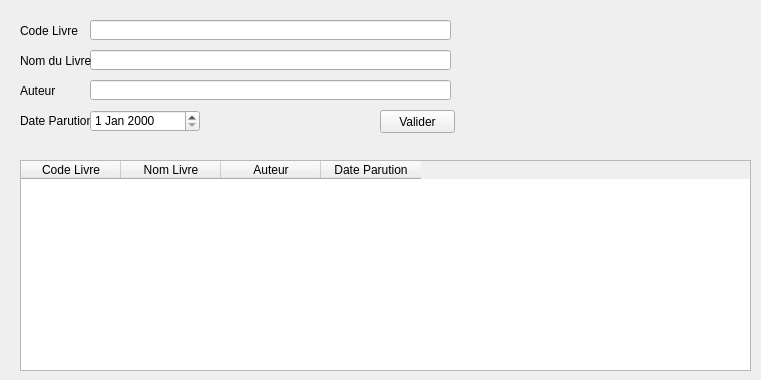
<?xml version="1.0" encoding="UTF-8"?>
<ui version="4.0">
 <class>EnregLivre</class>
 <widget class="QWidget" name="EnregLivre">
  <property name="geometry">
   <rect>
    <x>0</x>
    <y>0</y>
    <width>761</width>
    <height>380</height>
   </rect>
  </property>
  <property name="windowTitle">
   <string>Interface d'enregistrement d'un Livre</string>
  </property>
  <widget class="QLineEdit" name="NomduLivre">
   <property name="geometry">
    <rect>
     <x>90</x>
     <y>50</y>
     <width>361</width>
     <height>20</height>
    </rect>
   </property>
  </widget>
  <widget class="QLabel" name="labelnomlivre">
   <property name="geometry">
    <rect>
     <x>20</x>
     <y>50</y>
     <width>71</width>
     <height>21</height>
    </rect>
   </property>
   <property name="text">
    <string>Nom du Livre</string>
   </property>
  </widget>
  <widget class="QLabel" name="labelauteur">
   <property name="geometry">
    <rect>
     <x>20</x>
     <y>80</y>
     <width>71</width>
     <height>21</height>
    </rect>
   </property>
   <property name="text">
    <string>Auteur</string>
   </property>
  </widget>
  <widget class="QLineEdit" name="NomduLivre_2">
   <property name="geometry">
    <rect>
     <x>90</x>
     <y>80</y>
     <width>361</width>
     <height>20</height>
    </rect>
   </property>
  </widget>
  <widget class="QLabel" name="labelcodelivre">
   <property name="geometry">
    <rect>
     <x>20</x>
     <y>20</y>
     <width>71</width>
     <height>21</height>
    </rect>
   </property>
   <property name="text">
    <string>Code Livre</string>
   </property>
  </widget>
  <widget class="QLineEdit" name="CodeduLivre">
   <property name="geometry">
    <rect>
     <x>90</x>
     <y>20</y>
     <width>361</width>
     <height>20</height>
    </rect>
   </property>
  </widget>
  <widget class="QLabel" name="labeldateparution">
   <property name="geometry">
    <rect>
     <x>20</x>
     <y>110</y>
     <width>71</width>
     <height>21</height>
    </rect>
   </property>
   <property name="text">
    <string>Date Parution</string>
   </property>
  </widget>
  <widget class="QDateEdit" name="dateParition">
   <property name="geometry">
    <rect>
     <x>90</x>
     <y>110</y>
     <width>110</width>
     <height>22</height>
    </rect>
   </property>
  </widget>
  <widget class="QTableWidget" name="tableWidget">
   <property name="geometry">
    <rect>
     <x>20</x>
     <y>160</y>
     <width>731</width>
     <height>211</height>
    </rect>
   </property>
   <column>
    <property name="text">
     <string>Code Livre</string>
    </property>
   </column>
   <column>
    <property name="text">
     <string>Nom Livre</string>
    </property>
   </column>
   <column>
    <property name="text">
     <string>Auteur</string>
    </property>
   </column>
   <column>
    <property name="text">
     <string>Date Parution</string>
    </property>
   </column>
  </widget>
  <widget class="QPushButton" name="BTNValider">
   <property name="geometry">
    <rect>
     <x>380</x>
     <y>110</y>
     <width>75</width>
     <height>23</height>
    </rect>
   </property>
   <property name="text">
    <string>Valider</string>
   </property>
  </widget>
 </widget>
 <resources/>
 <connections/>
</ui>
